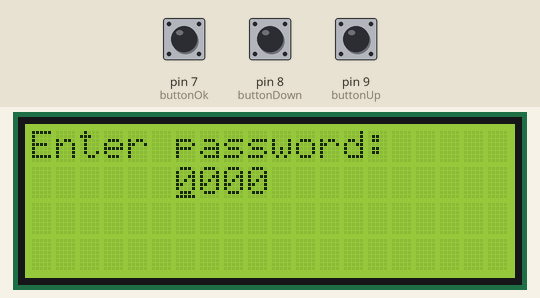
This sketch was run on a simulated Arduino Uno, built with avr-gcc and run on an emulated ATmega328P. Shown: 20×4 character LCD. The test bench sets the inputs (shaded band); at power-on: pin 7 (buttonOk) HIGH, pin 8 (buttonDown) HIGH, pin 9 (buttonUp) HIGH. What the sketch prints to the serial monitor is not drawn.

Above: at 1.8 s.
1.9 s: pin 7 (buttonOk) pulled LOW for 1 s
At 3.7 s:
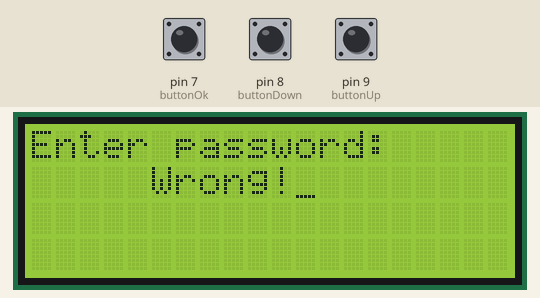
5.4 s: pin 8 (buttonDown) pulled LOW for 1 s
At 6.8 s:
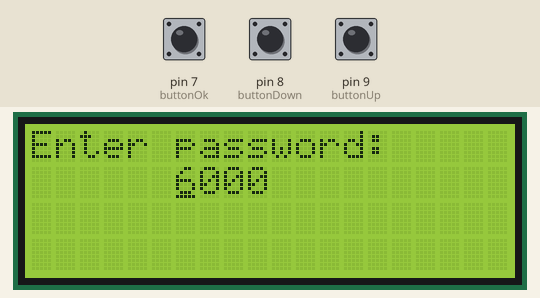
7.9 s: pin 9 (buttonUp) pulled LOW for 3.2 s
At 9.29 s:
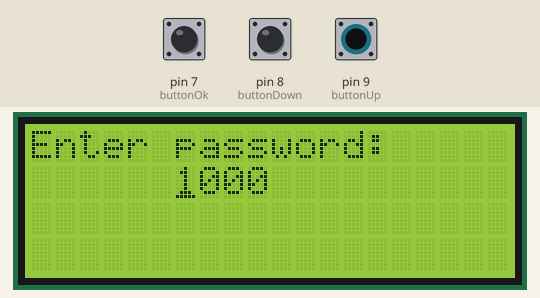
12.6 s: pin 7 (buttonOk) pulled LOW for 0.15 s
At 13.1 s:
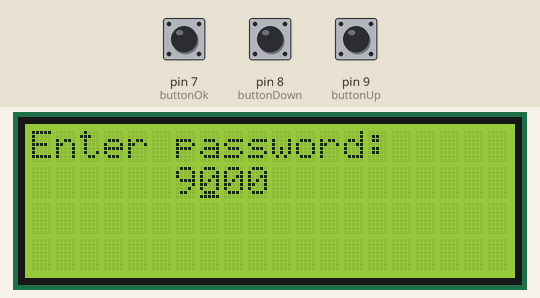
14.3 s: pin 8 (buttonDown) pulled LOW for 0.15 s
16.0 s: pin 9 (buttonUp) pulled LOW for 1 s
At 16.63 s:
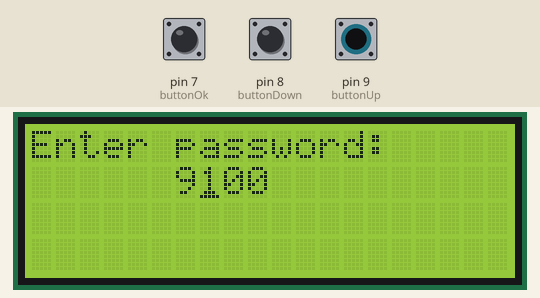
Timing chart, 0 to 19.0 s (numbered marks = the images above; inputs shaded):
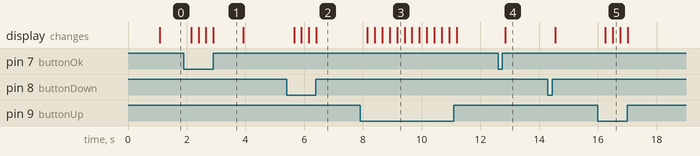

The sketch:

password_only.ino
```cpp
#include <Wire.h>                   // Wire library
#include <LiquidCrystal_I2C.h>      // Liquid Crystal I2C library
LiquidCrystal_I2C lcd(0x27, 20, 4); // Display address 0x27, I2C 20 x 4

// Variables
bool releasing = true;
bool deviation = true;
int cursorPos;
int dig[4];
int buttonUp = 9;
int buttonDown = 8;
int buttonOk = 7;
bool stopWatering = true;
int countering = 0;
int counter = 0;
int ButtonState[] = {0, 0, 0, 0};
int lastButtonState[] = {1, 1, 1, 1};
int password[] = {0, 1, 2, 2};
void setup()
{
    Serial.begin(9600); // Setting the baud rate of Serial Monitor (Arduino)
    delay(1000);
    Serial.println("Preparing to read received SMSes");
    Serial.println(F("Done"));
    pinMode(buttonUp, INPUT_PULLUP);
    pinMode(buttonDown, INPUT_PULLUP);
    pinMode(buttonOk, INPUT_PULLUP);
    lcd.init();      // start the lcd library
    lcd.backlight(); // turn on the lcd backlight
    lcd.clear();     // clear the cld screen

    // set values of variables
    lcd.print("Enter password:");
    lcd.setCursor(6, 1);
    lcd.print("0000");
    lcd.cursor();
    lcd.noBlink();
    lcd.setCursor(6, 1);
    cursorPos = 0;
    for (int i = 0; i <= 3; i++)
    {
        dig[i] = 0;
    }

    while (1)
    {
        passwordStart();
        if (countering == 100)
            break;
    }
    lcd.noCursor();
}
void loop()
{
}
void passwordStart()
{
    int readUp = digitalRead(buttonUp);
    int readDown = digitalRead(buttonDown);
    int readSelect = digitalRead(buttonOk);
    if (readSelect == LOW)
    {
        delay(250);
        moveRight();
        countering++;
    }
    if (readDown == LOW)
    {
        delay(250);
        decrease(cursorPos);
        // counter--;
    }
    else if (readUp == LOW)
    {
        delay(250);
        increase(cursorPos);
    }
    // this runs once the button is presses
    if (countering >= 4)
    {
        Serial.println("checking");
        checkCode();

        // delay(500);
    }
}
void moveRight()
{
    if (cursorPos == 3)
    {
        lcd.setCursor(6, 1); // here in this part of the code we define controls of joystick
        cursorPos = 0;       // how  we can use every part of the move of joystick code here
    }
    else
    {                          // define that for every movement of the joystick change the direction
        int a = cursorPos + 7; // change the numbers display on lcd for ok button click on joystick take in center and click the passcode will enter.
        lcd.setCursor(a, 1);
        cursorPos = cursorPos + 1;
    }
}

void moveLeft()
{
    if (cursorPos == 0)
    {
        lcd.setCursor(9, 1);
        cursorPos = 3;
    }
    else
    {
        int b = cursorPos + 5;
        lcd.setCursor(b, 1);
        cursorPos = cursorPos - 1;
    }
}

void increase(int cursorPos)
{
    if (dig[cursorPos] == 9)
    {
        dig[cursorPos] = 0;
    }
    else
    {
        dig[cursorPos] = dig[cursorPos] + 1;
    }
    int c = cursorPos + 6;
    lcd.setCursor(c, 1);
    lcd.print(dig[cursorPos]);
    lcd.setCursor(c, 1);
}

void decrease(int cursorPos)
{
    if (dig[cursorPos] == 0)
    {
        dig[cursorPos] = 9;
    }
    else
    {
        dig[cursorPos] = dig[cursorPos] - 1;
    }
    int c = cursorPos + 6;
    lcd.setCursor(c, 1);
    lcd.print(dig[cursorPos]);
    lcd.setCursor(c, 1);
}
// change this part for your own passcode
// I've picked 1234....
void checkCode()
{
    if (dig[0] == 1 && dig[1] == 2 && dig[2] == 3 && dig[3] == 4)
    { // Change '1', '2', '3', '4' on this line!!!!
        lcd.setCursor(4, 1);
        lcd.print("correct");
        // delay(1000);
        countering = 100;
    }
    else
    {
        lcd.setCursor(5, 1);
        lcd.print("Wrong!");
        delay(1000);
        lcd.clear();
        lcd.print("Enter password:");
        lcd.setCursor(6, 1);
        lcd.print("0000");
        lcd.setCursor(6, 1);
        countering = 0;
        dig[0] = 0;
        dig[1] = 0;
        dig[2] = 0;
        dig[3] = 0;
        setup();
    }
}
```

Measured:
- after the input at 1.9 s, the display: first changes after 0.25 s (image 1 shows a later state)
- after the input at 5.4 s, the display: first changes after 0.25 s (image 2 shows a later state)
- after the input at 7.9 s, the display: first changes after 0.25 s (image 3 shows a later state)
- after the input at 12.6 s, the display: changes after 0.25 s (image 4)
- after the input at 16.0 s, the display: first changes after 0.25 s (image 5 shows a later state)
- what the display in image 1 shows lasts 1.0 s, from 2.9 s to 3.9 s
